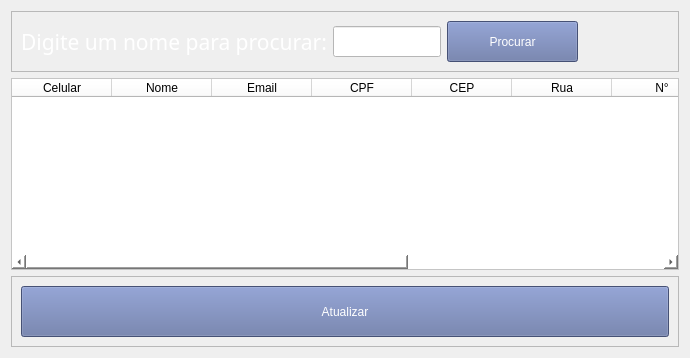
         <widget class="QWidget" name="Tabela">
          <attribute name="title">
           <string>Tabela</string>
          </attribute>
          <layout class="QVBoxLayout" name="verticalLayout_5">
           <item>
            <layout class="QGridLayout" name="gridLayout_3">
             <item row="0" column="0">
              <widget class="QFrame" name="frame_8">
               <property name="frameShape">
                <enum>QFrame::StyledPanel</enum>
               </property>
               <property name="frameShadow">
                <enum>QFrame::Raised</enum>
               </property>
               <layout class="QHBoxLayout" name="horizontalLayout_2">
                <property name="rightMargin">
                 <number>100</number>
                </property>
                <item>
                 <widget class="QLabel" name="label_2">
                  <property name="maximumSize">
                   <size>
                    <width>345</width>
                    <height>41</height>
                   </size>
                  </property>
                  <property name="font">
                   <font>
                    <family>Century Gothic</family>
                    <pointsize>16</pointsize>
                    <italic>false</italic>
                    <bold>false</bold>
                   </font>
                  </property>
                  <property name="styleSheet">
                   <string notr="true">font: 16pt &quot;Century Gothic&quot;;
color:rgb(255, 255, 255)</string>
                  </property>
                  <property name="text">
                   <string>Digite um nome para procurar:</string>
                  </property>
                  <property name="alignment">
                   <set>Qt::AlignCenter</set>
                  </property>
                 </widget>
                </item>
                <item>
                 <widget class="QLineEdit" name="name_filter_txt">
                  <property name="minimumSize">
                   <size>
                    <width>0</width>
                    <height>31</height>
                   </size>
                  </property>
                  <property name="maximumSize">
                   <size>
                    <width>500</width>
                    <height>16777215</height>
                   </size>
                  </property>
                  <property name="focusPolicy">
                   <enum>Qt::TabFocus</enum>
                  </property>
                  <property name="styleSheet">
                   <string notr="true">color: rgb(0, 0, 0);
background-color: rgb(255, 255, 255);</string>
                  </property>
                 </widget>
                </item>
                <item>
                 <widget class="QPushButton" name="search_btn">
                  <property name="minimumSize">
                   <size>
                    <width>131</width>
                    <height>41</height>
                   </size>
                  </property>
                  <property name="maximumSize">
                   <size>
                    <width>170</width>
                    <height>50</height>
                   </size>
                  </property>
                  <property name="focusPolicy">
                   <enum>Qt::TabFocus</enum>
                  </property>
                  <property name="styleSheet">
                   <string notr="true">background-color: rgb(98, 114, 164);
color: rgb(255, 255, 255);
font: 16pt &quot;Century Gothic&quot;;</string>
                  </property>
                  <property name="text">
                   <string>Procurar</string>
                  </property>
                 </widget>
                </item>
               </layout>
              </widget>
             </item>
            </layout>
           </item>
           <item>
            <widget class="QTableWidget" name="table">
             <property name="focusPolicy">
              <enum>Qt::NoFocus</enum>
             </property>
             <property name="styleSheet">
              <string notr="true">font: 11pt &quot;Century Gothic&quot;;
background-color: rgb(255, 255, 255);


</string>
             </property>
             <column>
              <property name="text">
               <string>Celular</string>
              </property>
             </column>
             <column>
              <property name="text">
               <string>Nome</string>
              </property>
             </column>
             <column>
              <property name="text">
               <string>Email</string>
              </property>
             </column>
             <column>
              <property name="text">
               <string>CPF</string>
              </property>
             </column>
             <column>
              <property name="text">
               <string>CEP</string>
              </property>
             </column>
             <column>
              <property name="text">
               <string>Rua</string>
              </property>
             </column>
             <column>
              <property name="text">
               <string>N°</string>
              </property>
             </column>
             <column>
              <property name="text">
               <string>Bairro</string>
              </property>
             </column>
             <column>
              <property name="text">
               <string>Cidade</string>
              </property>
             </column>
             <column>
              <property name="text">
               <string>Estado</string>
              </property>
             </column>
            </widget>
           </item>
           <item>
            <widget class="QFrame" name="frame_9">
             <property name="frameShape">
              <enum>QFrame::StyledPanel</enum>
             </property>
             <property name="frameShadow">
              <enum>QFrame::Raised</enum>
             </property>
             <layout class="QHBoxLayout" name="horizontalLayout_8">
              <item>
               <widget class="QPushButton" name="refresh_btn">
                <property name="minimumSize">
                 <size>
                  <width>151</width>
                  <height>51</height>
                 </size>
                </property>
                <property name="focusPolicy">
                 <enum>Qt::TabFocus</enum>
                </property>
                <property name="styleSheet">
                 <string notr="true">font: 16pt &quot;Century Gothic&quot;;
background-color: rgb(98, 114, 164);
color: rgb(255, 255, 255);</string>
                </property>
                <property name="text">
                 <string>Atualizar</string>
                </property>
               </widget>
              </item>
             </layout>
            </widget>
           </item>
          </layout>
         </widget>
